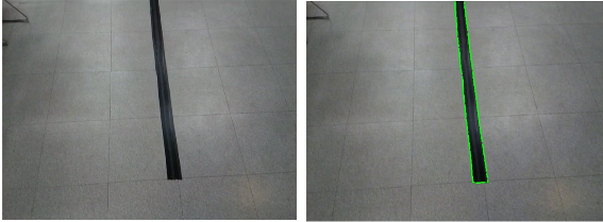
#> input picture pi2/BlackLine2.jpg, 603 x 222 px
$ python CameraTest1.py
#> lines starting #> are read from the running program, lines starting #| are printed output that depends on the picture
import cv2 # opencv
import numpy as np

def grayscale(img):
    return cv2.cvtColor(img, cv2.COLOR_RGB2GRAY)

def canny(img, low_threshold, high_threshold):
    return cv2.Canny(img, low_threshold, high_threshold)

def gaussian_blur(img, kernel_size):
    return cv2.GaussianBlur(img, (kernel_size, kernel_size), 0)

def region_of_interest(img, vertices, color3=(0,0,0), color1=0):

    mask = np.zeros_like(img)

    if len(img.shape) > 2:
        color = color3
    else:
        color = color1

    cv2.fillPoly(mask, vertices, color)


    ROI_image = cv2.bitwise_and(img, mask)
    return ROI_image

def draw_lines(img, lines, color=[0, 0, 255], thickness=2):
    for line in lines:
        for x1,y1,x2,y2 in line:
            cv2.line(img, (x1, y1), (x2, y2), color, thickness)

def hough_lines(img, rho, theta, threshold, min_line_len, max_line_gap):
    lines = cv2.HoughLinesP(img, rho, theta, threshold, np.array([]), minLineLength=min_line_len, maxLineGap=max_line_gap)
    #line_img = np.zeros((img.shape[0], img.shape[1], 3), dtype=np.uint8)
    #draw_lines(line_img, lines)

    return lines

def weighted_img(img, initial_img, a=1, b=1., r=0.):
    return cv2.addWeighted(initial_img, a, img, b, r)

image = cv2.imread('BlackLine2.jpg')
#> image is the input picture: shape (222, 603, 3); mean B, G, R 120.4, 122.6, 120.2
height, width = image.shape[:2]
#> height = 222; width = 603

gray_img = grayscale(image)

blur_img = gaussian_blur(gray_img, 3) # Blur
#> in gaussian_blur, `return cv2.GaussianBlur(img, (kernel_size, kernel_size), 0)`:
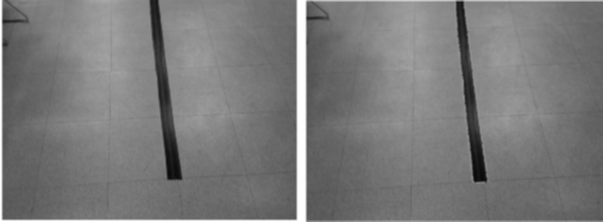
#> returned value: shape (222, 603); min 9, max 255, mean 121.6

canny_img = canny(blur_img, 70, 210) # Canny edge
#> in canny, `return cv2.Canny(img, low_threshold, high_threshold)`:
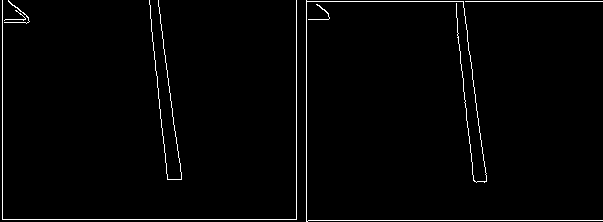
#> returned value: shape (222, 603); 1.8% white in thin lines or dots

vertices = np.array([[(50,height),(width/2-45, height/2+60), (width/2+45, height/2+60), (width-50,height)]], dtype=np.int32)
ROI_img = region_of_interest(canny_img, vertices) # ROI
#> in region_of_interest, `cv2.fillPoly(mask, vertices, color)`: mask: shape (222, 603); every value is 0

line_arr = hough_lines(ROI_img, 1, 1 * np.pi/180, 30, 10, 20)
#> in hough_lines, `lines = cv2.HoughLinesP(img, rho, theta, threshold, np.array([]), minL..`: lines = None
line_arr = np.squeeze(line_arr)

#> (the run stopped early here; a loop or call above may not have finished)
